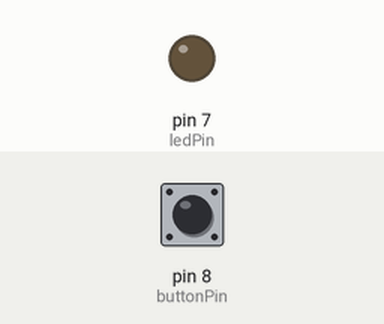
Recording of a sketch running on a simulated Arduino Uno, built with avr-gcc and run on an emulated ATmega328P. On the bench: output pins drawn as LEDs (lit = HIGH). The inputs (shaded band) are chosen by the test bench; at power-on: pin 8 (buttonPin) HIGH.

Above: at 1.2 s.
1.3 s: pin 8 (buttonPin) pulled LOW for 0.15 s
At 2.6 s:
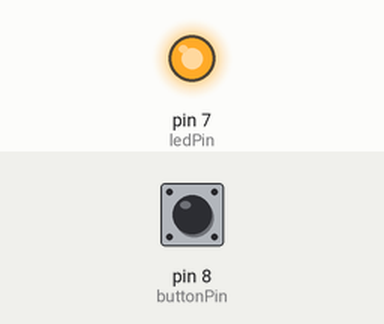
2.9 s: pin 8 (buttonPin) pulled LOW for 1 s
At 5.1 s:
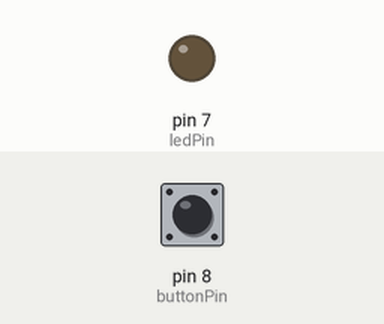
5.4 s: pin 8 (buttonPin) pulled LOW for 3.2 s
At 8.9 s:
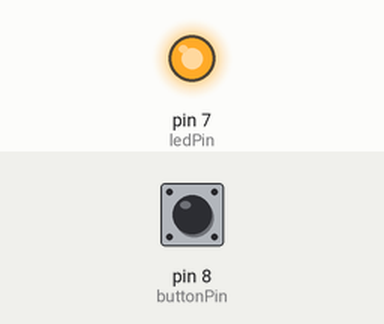
Timing chart, 0 to 10.4 s (numbered marks = the images above; inputs shaded):
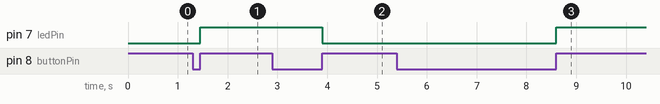

Measured:
- after the input at 1.3 s, pin 7 (ledPin): LOW → HIGH after 0.15 s
- after the input at 2.9 s, pin 7 (ledPin): HIGH → LOW after 1.0 s
- after the input at 5.4 s, pin 7 (ledPin): LOW → HIGH after 3.2 s

The sketch:

ButtonTest.ino
```cpp
// variable holding button state
int buttonState;
// variable holding previous button state
int previousButtonState = LOW;
// variable holding the LED state
int ledState = HIGH;
// LED pin
int ledPin = 7;
// Button pin
int buttonPin = 8;
void setup() {
 // initialize pins
 pinMode(ledPin, OUTPUT);
 pinMode(buttonPin, INPUT);
}
void loop(){
 // read the state of the button
 int reading = digitalRead(buttonPin);

 // if the button is pressed, change the state
 if (reading != buttonState) {
 buttonState = reading;

 // toggle the LED state only when the button is pushed
 if (buttonState == HIGH) {
 ledState = !ledState;
 }
 }

 // turn the LED on or off depending on the state
 digitalWrite(ledPin, ledState);

 // save current reading so that we can compare in the next loop
 previousButtonState = reading;
}
```
